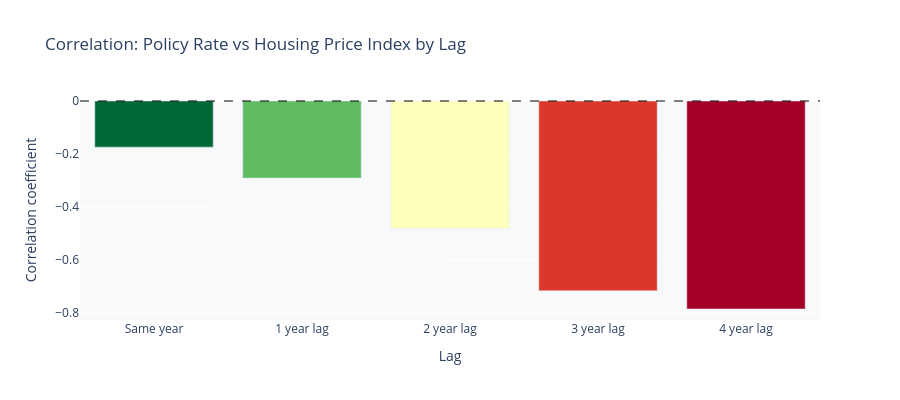

Notebook cell for this chart:
### Markdown cell above
### 5.3 Lag Correlation Bar Chart

### Code cell
lags = [0, 1, 2, 3, 4]
correlations = [df["price_index"].corr(df["policy_rate"])]
for lag in range(1, 5):
    correlations.append(df["price_index"].corr(df[f"policy_lag_{lag}"]))

fig3 = px.bar(
    x=[f"{l} year lag" if l > 0 else "Same year" for l in lags],
    y=correlations,
    color=correlations,
    color_continuous_scale="RdYlGn",
    title="Correlation: Policy Rate vs Housing Price Index by Lag",
    labels={"x": "Lag", "y": "Correlation coefficient"}
)

fig3.add_hline(y=0, line_dash="dash", line_color="black", opacity=0.5)
fig3.update_layout(coloraxis_showscale=False, plot_bgcolor="#f8f9fa", height=400)
fig3.show()

### Figure 1 — Plotly figure (JSON) as saved in the notebook; plotly's stock layout.template omitted (floating-point values rounded to 4 significant figures)
{"data": [{"hovertemplate": "Lag=%{x}<br>Correlation coefficient=%{y}<br>color=%{marker.color}<extra></extra>", "legendgroup": "", "marker": {"color": [-0.1746, -0.2919, -0.4828, -0.7182, -0.7873], "coloraxis": "coloraxis", "pattern": {"shape": ""}}, "name": "", "orientation": "v", "showlegend": false, "textposition": "auto", "type": "bar", "x": ["Same year", "1 year lag", "2 year lag", "3 year lag", "4 year lag"], "xaxis": "x", "y": [-0.1746, -0.2919, -0.4828, -0.7182, -0.7873], "yaxis": "y"}], "layout": {"barmode": "relative", "coloraxis": {"colorbar": {"title": {"text": "color"}}, "colorscale": [[0, "rgb(165,0,38)"], [0.1, "rgb(215,48,39)"], [0.2, "rgb(244,109,67)"], [0.3, "rgb(253,174,97)"], [0.4, "rgb(254,224,139)"], [0.5, "rgb(255,255,191)"], [0.6, "rgb(217,239,139)"], [0.7, "rgb(166,217,106)"], [0.8, "rgb(102,189,99)"], [0.9, "rgb(26,152,80)"], [1, "rgb(0,104,55)"]], "showscale": false}, "height": 400, "legend": {"tracegroupgap": 0}, "plot_bgcolor": "#f8f9fa", "shapes": [{"line": {"color": "black", "dash": "dash"}, "opacity": 0.5, "type": "line", "x0": 0, "x1": 1, "xref": "x domain", "y0": 0, "y1": 0, "yref": "y"}], "title": {"text": "Correlation: Policy Rate vs Housing Price Index by Lag"}, "xaxis": {"anchor": "y", "domain": [0, 1], "title": {"text": "Lag"}}, "yaxis": {"anchor": "x", "domain": [0, 1], "title": {"text": "Correlation coefficient"}}}}
